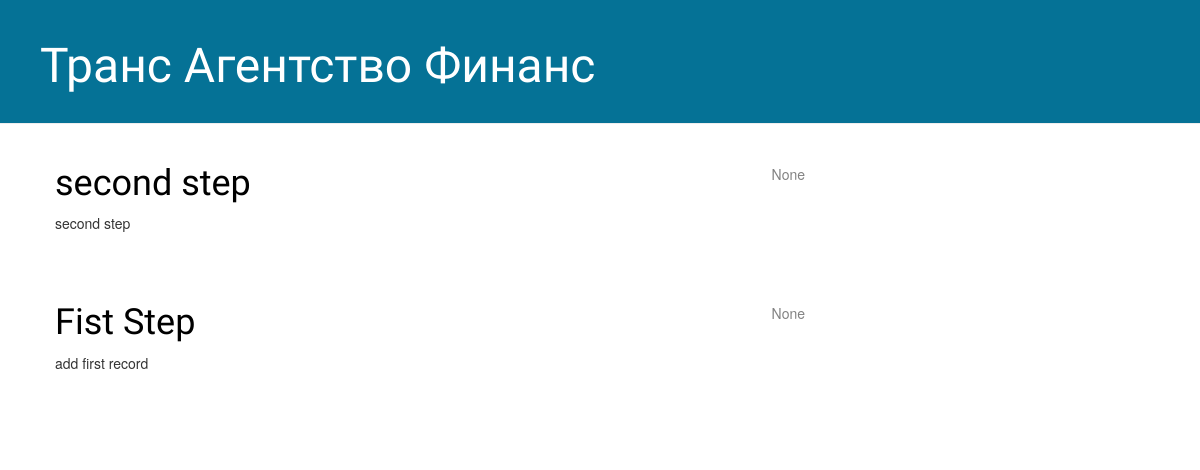
The app's page /, older data.
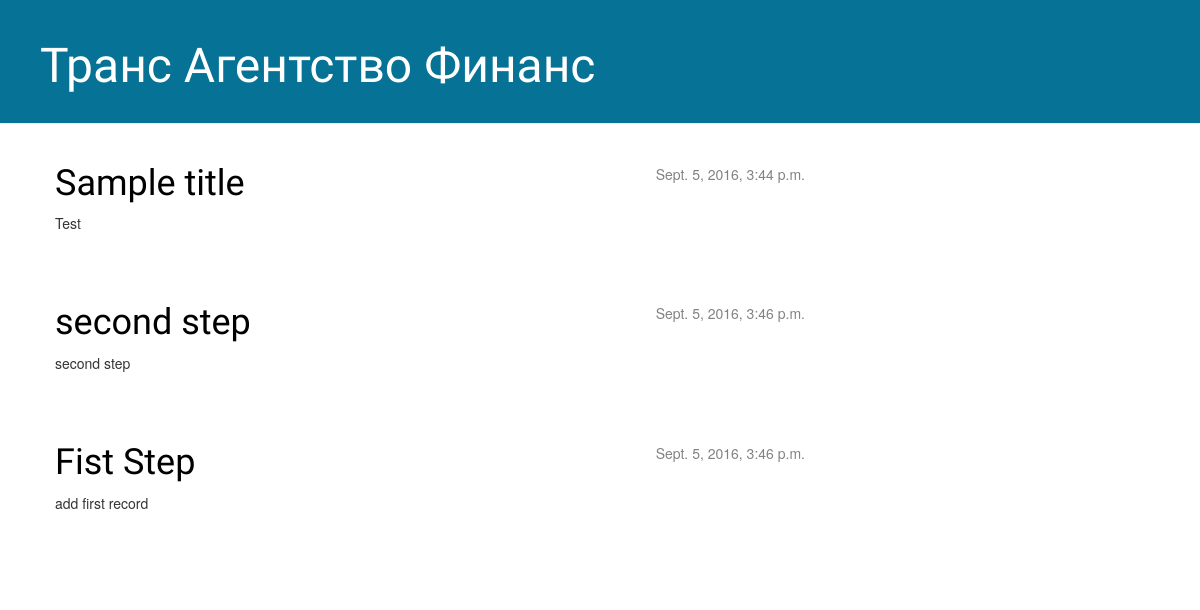
The same page, newer data.
### blog/models.py (models this page shows, shortened)
class Post(models.Model):
    author = models.ForeignKey('auth.User')
    title = models.CharField(max_length=200)
    text = models.TextField()
    created_date = models.DateTimeField(default=timezone.now)
    published_date = models.DateTimeField(blank=True, null=True)

### blog/views.py (the view)
# urls.py: url(r'^$', views.post_list, name='post_list'),
def post_list(request):
    posts = Post.objects.order_by('-created_date')#Post.objects.filter(published_date__lte=timezone.now()).order_by('published_date')
    return render(request, 'blog/post_list.html', {'posts': posts})

### blog/templates/blog/post_list.html
  {% extends 'blog/base.html' %}
  {% block content %}
	  {% for post in posts %}
	      <div class="post">
	          <div class="date">
	                {{ post.published_date }}
	          </div>
	          <h1><a href="{% url 'post_detail' pk=post.pk %}">{{ post.title }}</a></h1>
	          <p>{{ post.text|linebreaksbr }}</p>
	     </div>
	  {% endfor %}
  {% endblock content %}

### blog/templates/blog/base.html (shortened to what this page needs)
    {% load staticfiles %}
    <html>
        <head>
            <link rel="stylesheet" href="//maxcdn.bootstrapcdn.com/bootstrap/3.2.0/css/bootstrap.min.css">
            <link rel="stylesheet" href="//maxcdn.bootstrapcdn.com/bootstrap/3.2.0/css/bootstrap-theme.min.css">
            <link rel="stylesheet" href="{% static 'css/blog.css' %}">
        </head>
        <body>
   		   <div class="page-header">
        			<h1><a href="/">Транс Агентство Финанс</a></h1>
    			</div>
			 <div class="content container">
			        <div class="row">
			            <div class="col-md-8">
			                {% block content %}
			                {% endblock %}
			            </div>
			        </div>
			    </div>
        </body>
    </html>

### blog/static/css/blog.css (style rules this page uses)
.page-header { background-color: #057296; margin-top: 0; padding: 20px 20px 20px 40px; }
.page-header h1, .page-header h1 a, .page-header h1 a:visited, .page-header h1 a:active { color: #ffffff; font-size: 36pt; text-decoration: none; }
.content { margin-left: 40px; }
h1, h2, h3, h4 { font-family: 'Raleway'; }
.date { float: right; color: #828282; }
.post { margin-bottom: 70px; }
.post h1 a, .post h1 a:visited { color: #000000; }

Row changes from the older to the newer data that the page shows:
added Post: published_date "Sept. 5, 2016, 3:44 p.m.", title "Sample title", text "Test"
changed Post "second step": published_date "None" → "Sept. 5, 2016, 3:46 p.m."
changed Post "Fist Step": published_date "None" → "Sept. 5, 2016, 3:46 p.m."
